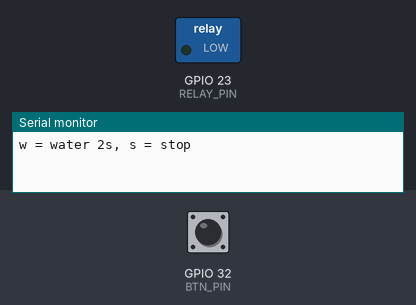
Recording of a sketch running on a simulated ESP32. Shown: switched loads named in the sketch (green lamp = pin HIGH), the last lines printed to the serial monitor. The inputs (shaded band) are chosen by the test bench; at power-on: GPIO 32 (BTN_PIN) HIGH.

Above: at 1.2 s.
1.3 s: GPIO 32 (BTN_PIN) pulled LOW for 0.15 s
At 1.9 s:
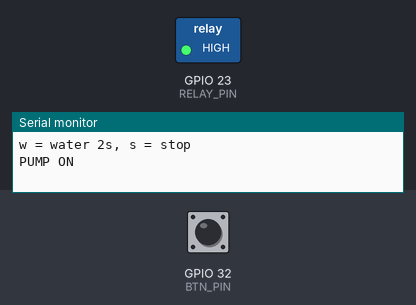
4.4 s: GPIO 32 (BTN_PIN) pulled LOW for 1 s
At 7.0 s:
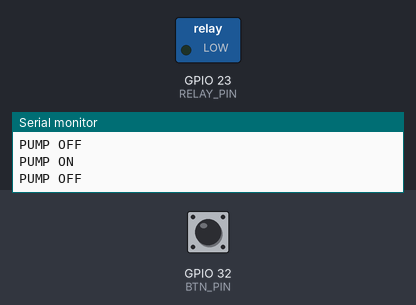
7.9 s: GPIO 32 (BTN_PIN) pulled LOW for 3.2 s
At 9.3 s:
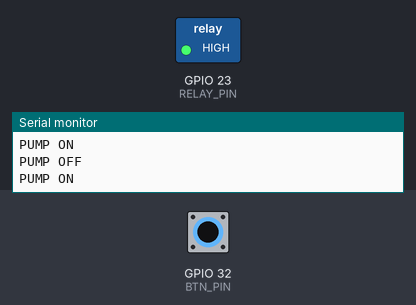
Timing chart, 0 to 11.4 s (numbered marks = the images above; inputs shaded):
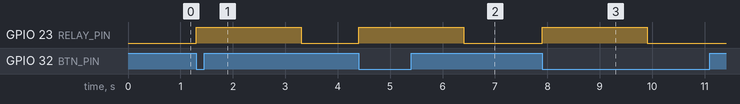

The sketch:

sketch.ino
```cpp
// 예제 2 : 릴레이 모듈로 워터펌프 2초 구동
// 시리얼 모니터에 w 입력(또는 버튼1) -> 2초 급수,  s 입력 -> 즉시 정지

const int RELAY_PIN = 23;     // 릴레이 모듈 IN(S) -> GPIO23
const int BTN_PIN   = 32;     // 버튼1 -> GPIO32, 반대쪽 다리 -> GND

// 릴레이 트리거 방식 : HIGH 트리거 모듈이면 HIGH, LOW 트리거 모듈이면 LOW
const int RELAY_ON  = HIGH;
const int RELAY_OFF = (RELAY_ON == HIGH) ? LOW : HIGH;

const unsigned long RUN_MS = 2000;   // 1회 급수 시간(ms)

bool pumpOn = false;
unsigned long startMs = 0;

void pumpStart() {
  digitalWrite(RELAY_PIN, RELAY_ON);
  pumpOn = true;
  startMs = millis();
  Serial.println("PUMP ON");
}

void pumpStop() {
  digitalWrite(RELAY_PIN, RELAY_OFF);
  if (pumpOn) Serial.println("PUMP OFF");
  pumpOn = false;
}

void setup() {
  Serial.begin(115200);
  digitalWrite(RELAY_PIN, RELAY_OFF);   // 출력으로 바꾸기 전에 OFF 값을 먼저 지정
  pinMode(RELAY_PIN, OUTPUT);
  pinMode(BTN_PIN, INPUT_PULLUP);       // 누르면 LOW
  Serial.println("w = water 2s, s = stop");
}

void loop() {
  // 1) 시리얼 명령
  if (Serial.available()) {
    char c = Serial.read();
    if (c == 'w' && !pumpOn) pumpStart();
    if (c == 's') pumpStop();
  }

  // 2) 버튼1 : 누르는 순간 한 번만 동작
  static int lastBtn = HIGH;
  int btn = digitalRead(BTN_PIN);
  if (lastBtn == HIGH && btn == LOW && !pumpOn) pumpStart();
  lastBtn = btn;

  // 3) 2초가 지나면 자동 정지 (delay 없이 millis로 시간 확인)
  if (pumpOn && millis() - startMs >= RUN_MS) pumpStop();

  delay(10);
}
```

Measured:
- after the input at 1.3 s, GPIO 23 (RELAY_PIN): LOW → HIGH at once, → LOW 2.0 s later
- after the input at 4.4 s, GPIO 23 (RELAY_PIN): LOW → HIGH at once, → LOW 2.0 s later
- after the input at 7.9 s, GPIO 23 (RELAY_PIN): LOW → HIGH at once, → LOW 2.0 s later
